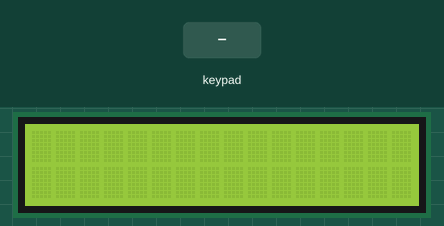
This sketch was run on a simulated Arduino Uno, built with avr-gcc and run on an emulated ATmega328P. Parts: 16×2 character LCD. The inputs (shaded band) are chosen by the test bench. What the sketch prints to the serial monitor is not drawn.

Above: at 1.2 s.
1.3 s: keypad keys 9 8 7 6 A pressed 0.4 s apart
At 4.3 s:
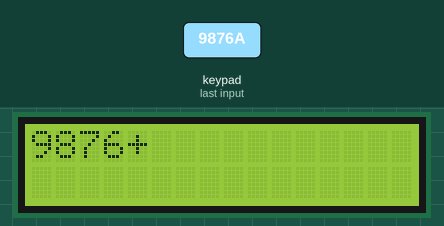
4.8 s: keypad keys A B C 2 A pressed 0.4 s apart
At 7.2 s:
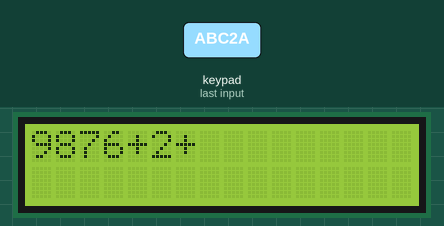
8.3 s: keypad keys A B C 2 D pressed 0.4 s apart
At 11.4 s:
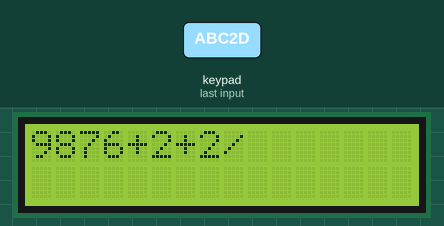
11.8 s: keypad keys 1 3 9 7 A pressed 0.4 s apart
At 14.4 s:
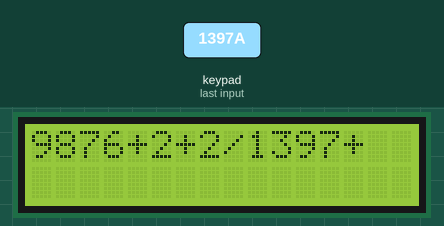
15.3 s: keypad keys 9 8 7 6 D pressed 0.4 s apart
At 17.6 s:
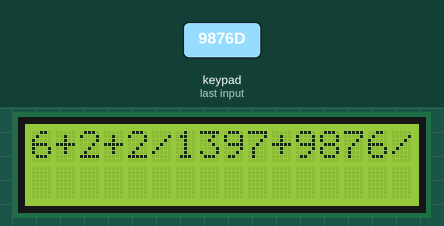
18.8 s: keypad keys 9 8 7 6 # pressed 0.4 s apart
At 19.49 s:
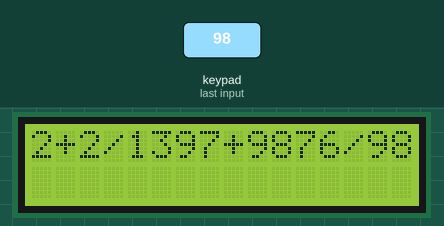
Timing chart, 0 to 21.8 s (numbered marks = the images above; inputs shaded):
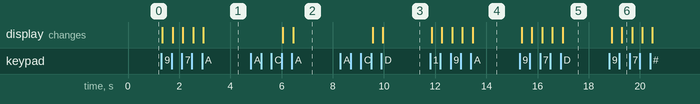

Measured:
- after the input at 1.3 s, the display: first changes at once (image 1 shows a later state)
- after the input at 4.8 s, the display: first changes after 1.2 s (image 2 shows a later state)
- after the input at 8.3 s, the display: first changes after 1.3 s (image 3 shows a later state)
- after the input at 11.8 s, the display: first changes after 0.06 s (image 4 shows a later state)
- after the input at 15.3 s, the display: first changes after 0.08 s (image 5 shows a later state)
- after the input at 18.8 s, the display: first changes after 0.09 s (image 6 shows a later state)

The sketch:

Exp4ver2.ino
```cpp
#include <Wire.h>
#include <LiquidCrystal_I2C.h>
#include <Keypad.h>

LiquidCrystal_I2C lcd(0x27,16,2); // I2C address 0x27, 16x2 LCD

const byte numRows = 4;
const byte numCols = 4;

char keymap[numRows][numCols] = {
  {'1','2','3','A'},
  {'4','5','6','B'},
  {'7','8','9','C'},
  {'*','0','#','D'}
};

byte rowPins[numRows] = {9, 8, 7, 6};
byte colPins[numCols] = {5, 4, 3, 2};

Keypad myKeypad = Keypad(makeKeymap(keymap), rowPins, colPins, numRows, numCols);

String expression = "";
String display = "";
float result = 0;
bool hasResult = false;

float computeExpression(String expr) {
  if (expr == "") return 0;
  float res = 0;
  char op = '+';
  String num = "";
  for (int i = 0; i < expr.length(); i++) {
    char c = expr[i];
    if (c >= '0' && c <= '9') {
      num += c;
    } else {
      if (num != "") {
        float n = num.toFloat();
        if (op == '+') res += n;
        else if (op == '-') res -= n;
        else if (op == '*') res *= n;
        else if (op == '/') res /= n;
        num = "";
      }
      op = c;
    }
  }
  if (num != "") {
    float n = num.toFloat();
    if (op == '+') res += n;
    else if (op == '-') res -= n;
    else if (op == '*') res *= n;
    else if (op == '/') res /= n;
  }
  return res;
}

void updateLCD() {
  lcd.setCursor(0,0);
  lcd.print("                ");
  lcd.setCursor(0,0);

  if (display.length() > 16) {
    lcd.print(display.substring(display.length() - 16));
  } else {
    lcd.print(display);
  }

  lcd.setCursor(0,1);
  lcd.print("                ");
  lcd.setCursor(0,1);

  if (hasResult) {
    lcd.print(String(result, 2));
  }
}

void keypadEvent(KeypadEvent key) {
  Serial.print("Key pressed: ");
  Serial.println(key);
  KeyState state = myKeypad.getState();

  if (state == HOLD) {
    if (key == '*') { // clear all on hold
      expression = "";
      display = "";
      hasResult = false;
      updateLCD();
    }
  } else if (state == PRESSED) {
    if (key >= '0' && key <= '9') {
      expression += key;
      display = expression;
      hasResult = false;
    } else if (key == 'A') { // +
      if (expression != "" && expression[expression.length()-1] >= '0' && expression[expression.length()-1] <= '9') {
        expression += '+';
        display = expression;
        hasResult = false;
      }
    } else if (key == 'B') { // -
      if (expression != "" && expression[expression.length()-1] >= '0' && expression[expression.length()-1] <= '9') {
        expression += '-';
        display = expression;
        hasResult = false;
      }
    } else if (key == 'C') { // *
      if (expression != "" && expression[expression.length()-1] >= '0' && expression[expression.length()-1] <= '9') {
        expression += '*';
        display = expression;
        hasResult = false;
      }
    } else if (key == 'D') { // /
      if (expression != "" && expression[expression.length()-1] >= '0' && expression[expression.length()-1] <= '9') {
        expression += '/';
        display = expression;
        hasResult = false;
      }
    } else if (key == '#') { // equals
      if (expression != "") {
        result = computeExpression(expression);
        hasResult = true;
        expression = "";
        display = "";
      }
    } else if (key == '*') { // clear one on press
      if (expression.length() > 0) {
        expression = expression.substring(0, expression.length()-1);
        display = expression;
        hasResult = false;
      }
    }

    updateLCD();
  }
}

void setup() {
  Serial.begin(9600);
  lcd.init();
  lcd.backlight();
  updateLCD();

  myKeypad.setDebounceTime(50);
  myKeypad.setHoldTime(500);
  myKeypad.addEventListener(keypadEvent);
}

void loop() {
  myKeypad.getKey();
}
```

Act3ver2wi2c.cpp
```cpp
#include <Wire.h>
#include <LiquidCrystal_I2C.h>
#include <Keypad.h>

// ======== LCD SETUP ========
LiquidCrystal_I2C lcd(0x27,16,2); // I2C address 0x27, 16x2 LCD

// ======== KEYPAD SETUP ========
const byte numRows = 4;
const byte numCols = 4;

// Key layout (old phone style)
char keymap[numRows][numCols] = {
  {'1','2','3','\0'},
  {'4','5','6','\0'},
  {'7','8','9','\0'},
  {'*','0','#','\0'}
};

// Arduino pins connected to rows and columns
byte rowPins[numRows] = {9, 8, 7, 6};
byte colPins[numCols] = {5, 4, 3, 2};

// Create keypad object
Keypad myKeypad = Keypad(makeKeymap(keymap), rowPins, colPins, numRows, numCols);

// Multi-tap letters for each key
String letters[] = {
  " 0",
  ",.<>/?!@#$%^&*()-_=+[]{}\|1",
  "ABC2",
  "DEF3",
  "GHI4",
  "JKL5",
  "MNO6",
  "PQRS7",
  "TUV8",
  "WXYZ9"
};

// ======== VARIABLES ========
char lastKey = NO_KEY;               // last key pressed
unsigned long lastPressTime = 0;     // last key press time
unsigned long lastActivity = 0;      // last activity timestamp

int letterIndex = 0;                 // multi-tap index
String message = "";                 // stores typed message
int scrollPos = 0;                   // scroll position for LCD
bool previewMode = false;            // auto-scroll mode flag
unsigned long previewTimer = 0;      // timer for auto scroll
int wordCount = 0;                   // number of words

// =======================
// WORD COUNT FUNCTION
// Ignores symbols and counts only words with letters/numbers
// =======================
void countWords() {
  wordCount = 0;            // reset count
  bool inWord = false;      // flag kung nasa word ka
  int charCount = 0;        // count chars in current word

  for(int i=0; i<message.length(); i++){
    char c = message[i];

    if(isAlphaNumeric(c)){      // valid letter/number
      if(!inWord){              // new word
        inWord = true;
        charCount = 1;
      } else {
        charCount++;
      }
    }
    else{ // space or symbol
      if(inWord){               // end ng word
        if(charCount > 0)      // count only if at least 1 valid char
          wordCount++;
        inWord = false;
        charCount = 0;
      }
    }
  }

  // Check last word if message doesn't end with space/symbol
  if(inWord && charCount > 0)
    wordCount++;
}

// =======================
// UPDATE LCD FUNCTION
// =======================
void updateLCD() {

  // First row: Word count
  lcd.setCursor(0,0);
  lcd.print("Words:");
  lcd.print(wordCount);
  lcd.print("        "); // clear leftover chars

  // Second row: Message display
  lcd.setCursor(0,1);
  lcd.print("                "); // clear row first
  lcd.setCursor(0,1);

  // Get visible part of message based on scroll
  String visible = message.substring(scrollPos);
  if (visible.length() > 15)
    visible = visible.substring(0,15); // max 15 chars

  lcd.print(visible);

  // --- blinking cursor at end of visible text ---
  lcd.setCursor(visible.length(), 1);
  lcd.blink();  // enable blinking cursor
}

// =======================
// KEYPAD EVENT FUNCTION
// =======================
void keypadEvent(KeypadEvent key) {

  KeyState state = myKeypad.getState();

  if (state == PRESSED) {

    previewMode = false;          // stop preview if typing
    lastActivity = millis();      // reset activity timer

    // -------- CLEAR ALL MESSAGE ----------
    if (key == '#') {
      message = "";
      wordCount = 0;
      scrollPos = 0;
    }

    // -------- BACKSPACE ----------
    else if (key == '*') {
      if (message.length() > 0) {
        message.remove(message.length()-1);
        if(scrollPos > message.length())
          scrollPos = message.length();
      }
    }

    // -------- LETTER INPUT (multi-tap) ----------
    else if (isDigit(key)) {

      int num = key - '0';
      unsigned long now = millis();

      // Same key pressed within 1 second → cycle letter
      if (key == lastKey && (now - lastPressTime) < 700) {
        letterIndex = (letterIndex + 1) % letters[num].length();
        message.remove(message.length()-1);       // remove last letter
        message += letters[num][letterIndex];     // add new letter
      }
      else {
        letterIndex = 0;                         // new key, first letter
        if (letters[num].length() > 0)
          message += letters[num][letterIndex];
      }

      lastKey = key;
      lastPressTime = now;

      // Auto-scroll if message longer than LCD
      if(message.length() - scrollPos > 15)
        scrollPos = message.length() - 15;
    }

    countWords();   // update word count
    updateLCD();    // refresh LCD
  }
}

// =======================
// SETUP FUNCTION
// =======================
void setup() {

  lcd.init();        // initialize LCD
  lcd.backlight();   // turn on backlight
  lcd.setCursor(0,0);
  lcd.print("Words:0");   // initial display

  lastActivity = millis();  // start activity timer

  // Keypad settings
  myKeypad.setDebounceTime(50);         // prevent double read
  myKeypad.setHoldTime(500);            // hold duration
  myKeypad.addEventListener(keypadEvent); // attach event handler
}

// =======================
// LOOP FUNCTION
// =======================
void loop() {

  myKeypad.getKey();    // check for keypad input

  // ---------- Auto preview mode (scroll message) ----------
  if(!previewMode && millis() - lastActivity > 4000 && message.length() > 16){
    previewMode = true;           // start auto-scroll
    previewTimer = millis();      // reset scroll timer
    scrollPos = 0;                // start from beginning
  }

  if(previewMode){
    // Scroll every 450ms
    if(millis() - previewTimer > 450){
      previewTimer = millis();
      String scrollMessage = message + "    "; // add spaces for smooth scroll

      String visible = "";
      for(int i=0;i<16;i++){
        visible += scrollMessage[(scrollPos + i) % scrollMessage.length()];
      }

      lcd.setCursor(0,1);
      lcd.print(visible);  // show scrolling message

      scrollPos++;          // advance scroll
      if(scrollPos >= scrollMessage.length())
        scrollPos = 0;      // loop scroll
    }
  }
}
```

Exp1-2sw-4blk.cpp
```cpp
int ledA[] = {2,3,4,5};   // LED 1–4
int ledB[] = {6,7,8,9};   // LED 5–8

int sw1 = 10;             // Power switch

void setup() {
  for(int i=0; i<4; i++) {
    pinMode(ledA[i], OUTPUT);
    pinMode(ledB[i], OUTPUT);
  }
  pinMode(sw1, INPUT);
}

void loop() {
  int s1 = digitalRead(sw1);

  if(s1 == HIGH) {   // Power ON
    // Blink group A
    for(int i=0; i<4; i++) digitalWrite(ledA[i], HIGH);
    for(int i=0; i<4; i++) digitalWrite(ledB[i], LOW);
    delay(500);

    // Blink group B
    for(int i=0; i<4; i++) digitalWrite(ledA[i], LOW);
    for(int i=0; i<4; i++) digitalWrite(ledB[i], HIGH);
    delay(500);
  }
  else {             // Power OFF → all LEDs ON
    for(int i=0; i<4; i++) {
      digitalWrite(ledA[i], HIGH);
      digitalWrite(ledB[i], HIGH);
    }
  }
}
```

Exp1-8blk.cpp
```cpp
int leds[] = {2,3,4,5,6,7,8,9};
int sw = 10;

void setup() {
  for(int i=0; i<8; i++) {
    pinMode(leds[i], OUTPUT);
  }
  pinMode(sw, INPUT);
}

void loop() {
  int state = digitalRead(sw);

  // a. All LEDs ON
  for(int i=0; i<8; i++) {
    digitalWrite(leds[i], HIGH);
  }

  // b & c when switch is ON
  if(state == HIGH) {

    // b. Blinking LEDs
    for(int i=0; i<8; i++)
      digitalWrite(leds[i], HIGH);
    delay(500);
    for(int i=0; i<8; i++)
      digitalWrite(leds[i], LOW);
    delay(500);

    // c. Alternate blinking LEDs
    for(int i=0; i<8; i+=2)
      digitalWrite(leds[i], HIGH);
    for(int i=1; i<8; i+=2)
      digitalWrite(leds[i], LOW);
    delay(500);

    for(int i=0; i<8; i+=2)
      digitalWrite(leds[i], LOW);
    for(int i=1; i<8; i+=2)
      digitalWrite(leds[i], HIGH);
    delay(500);
  }
}
```

Exp1-8sw.cpp
```cpp
int ledA[] = {2,3,4,5};   // LED 1–4
int ledB[] = {6,7,8,9};   // LED 5–8

int sw1 = 10;
int sw2 = 11;

void setup() {
  for(int i=0; i<4; i++) {
    pinMode(ledA[i], OUTPUT);
    pinMode(ledB[i], OUTPUT);
  }
  pinMode(sw1, INPUT);
  pinMode(sw2, INPUT);
}

void loop() {
  int s1 = digitalRead(sw1);
  int s2 = digitalRead(sw2);

  // Default OFF
  for(int i=0; i<4; i++) {
    digitalWrite(ledA[i], LOW);
    digitalWrite(ledB[i], LOW);
  }

  // Evaluation Table Logic
  if(s1==LOW && s2==LOW) {
    // 0 0 → 1 1
    for(int i=0; i<4; i++) {
      digitalWrite(ledA[i], HIGH);
      digitalWrite(ledB[i], HIGH);
    }
  }
  else if(s1==LOW && s2==HIGH) {
    // 0 1 → 1 0
    for(int i=0; i<4; i++)
      digitalWrite(ledA[i], HIGH);
  }
  else if(s1==HIGH && s2==LOW) {
    // 1 0 → 0 1
    for(int i=0; i<4; i++)
      digitalWrite(ledB[i], HIGH);
  }
  // 1 1 → 0 0 (do nothing, all OFF)
}
```

Exp1blk.cpp
```cpp
// C++ code
//
void setup()
{
  pinMode(LED_BUILTIN, OUTPUT);
}

void loop()
{
  digitalWrite(LED_BUILTIN, HIGH);
  delay(1000); // Wait for 1000 millisecond(s)
  digitalWrite(LED_BUILTIN, LOW);
  delay(1000); // Wait for 1000 millisecond(s)
}
```

Exp2LED1.cpp
```cpp
#include <LiquidCrystal.h>

int seconds = 0;

LiquidCrystal lcd_1(12, 11, 5, 4, 3, 2);

void setup()
{
  lcd_1.begin(16, 2); // Set up the number of columns and rows on the LCD.

  // Print a message to the LCD.
  lcd_1.print("hello world!");
}

void loop()
{
  // set the cursor to column 0, line 1
  // (note: line 1 is the second row, since counting
  // begins with 0):
  lcd_1.setCursor(0, 1);
  // print the number of seconds since reset:
  lcd_1.print(seconds);
  delay(1000); // Wait for 1000 millisecond(s)
  seconds += 1;
}
```

Exp2LED2.cpp
```cpp
#include <Wire.h>
#include <LiquidCrystal_I2C.h>

// Use the correct I2C address from your module (commonly 0x27 or 0x3F)
LiquidCrystal_I2C lcd(0x27, 16, 2);

int seconds = 0;

void setup() {
  // Initialize the LCD
  lcd.init();
  lcd.backlight();     // Turn on backlight

  // Print initial message
  lcd.setCursor(0, 0);
  lcd.print("hello world");
}

void loop() {
  // Set cursor to first column of second row
  lcd.setCursor(0, 1);

  // Print the seconds counter
  lcd.print(seconds);

  // Wait for 1 second
  delay(1000);

  // Increment seconds
  seconds++;
}
```

Exp3Act.cpp
```cpp
#include <Keypad.h>

const byte numRows = 4;
const byte numCols = 4;

char keymap[numRows][numCols] = {
  {'1','2','3','\0'},   // A disabled
  {'4','5','6','\0'},   // B disabled
  {'7','8','9','\0'},   // C disabled
  {'*','0','#','\0'}    // D disabled
};

byte rowPins[numRows] = {9, 8, 7, 6};
byte colPins[numCols] = {5, 4, 3, 2};

Keypad myKeypad = Keypad(makeKeymap(keymap), rowPins, colPins, numRows, numCols);

// Mapping for text mode
String letters[] = {
  " ",    // 0 → space
  ".?!",  // 1 → punctuation
  "ABC",  // 2
  "DEF",  // 3
  "GHI",  // 4
  "JKL",  // 5
  "MNO",  // 6
  "PQRS", // 7
  "TUV",  // 8
  "WXYZ"  // 9
};

char lastKey = NO_KEY;
unsigned long lastPressTime = 0;
int letterIndex = 0;
String message = "";

// Event handler for keypad
void keypadEvent(KeypadEvent key) {
  KeyState state = myKeypad.getState();

  if (state == PRESSED) {
    if (key == '*') {
      // Backspace
      if (message.length() > 0) {
        message.remove(message.length()-1);
      }
    } else if (key == '#') {
      // Newline / confirm
      message += '\n';
    } else if (isDigit(key)) {
      int num = key - '0';
      unsigned long now = millis();

      if (key == lastKey && (now - lastPressTime) < 1000) {
        // cycle through letters
        letterIndex = (letterIndex + 1) % letters[num].length();
        message.remove(message.length()-1);
        message += letters[num][letterIndex];
      } else {
        // new key or timeout
        letterIndex = 0;
        if (letters[num].length() > 0) {
          message += letters[num][letterIndex];
        }
      }

      lastKey = key;
      lastPressTime = now;
    }

    Serial.println(message);
  }
}

void setup() {
  Serial.begin(19200);
  myKeypad.setDebounceTime(200);   //stable input
  myKeypad.setHoldTime(1000);      //hold detection
  myKeypad.addEventListener(keypadEvent); //attach event handler
}

void loop() {
  myKeypad.getKey();   // triggers event handler automatically
}
```

Exp3test.cpp
```cpp
#include <Keypad.h>

const byte numRows = 4; // number of rows
const byte numCols = 4; // number of columns

// Keymap layout
char keymap[numRows][numCols] = {
  {'1','2','3','A'},
  {'4','5','6','B'},
  {'7','8','9','C'},
  {'*','0','#','D'}
};

// Pin connections
byte rowPins[numRows] = {9, 8, 7, 6}; // connect to row pins
byte colPins[numCols] = {5, 4, 3, 2}; // connect to column pins

// Create keypad object
Keypad myKeypad = Keypad(makeKeymap(keymap), rowPins, colPins, numRows, numCols);

void setup() {
  Serial.begin(9600);
}

void loop() {
  char keypressed = myKeypad.getKey();
  if (keypressed) {
    Serial.println(keypressed);
  }
}
```
